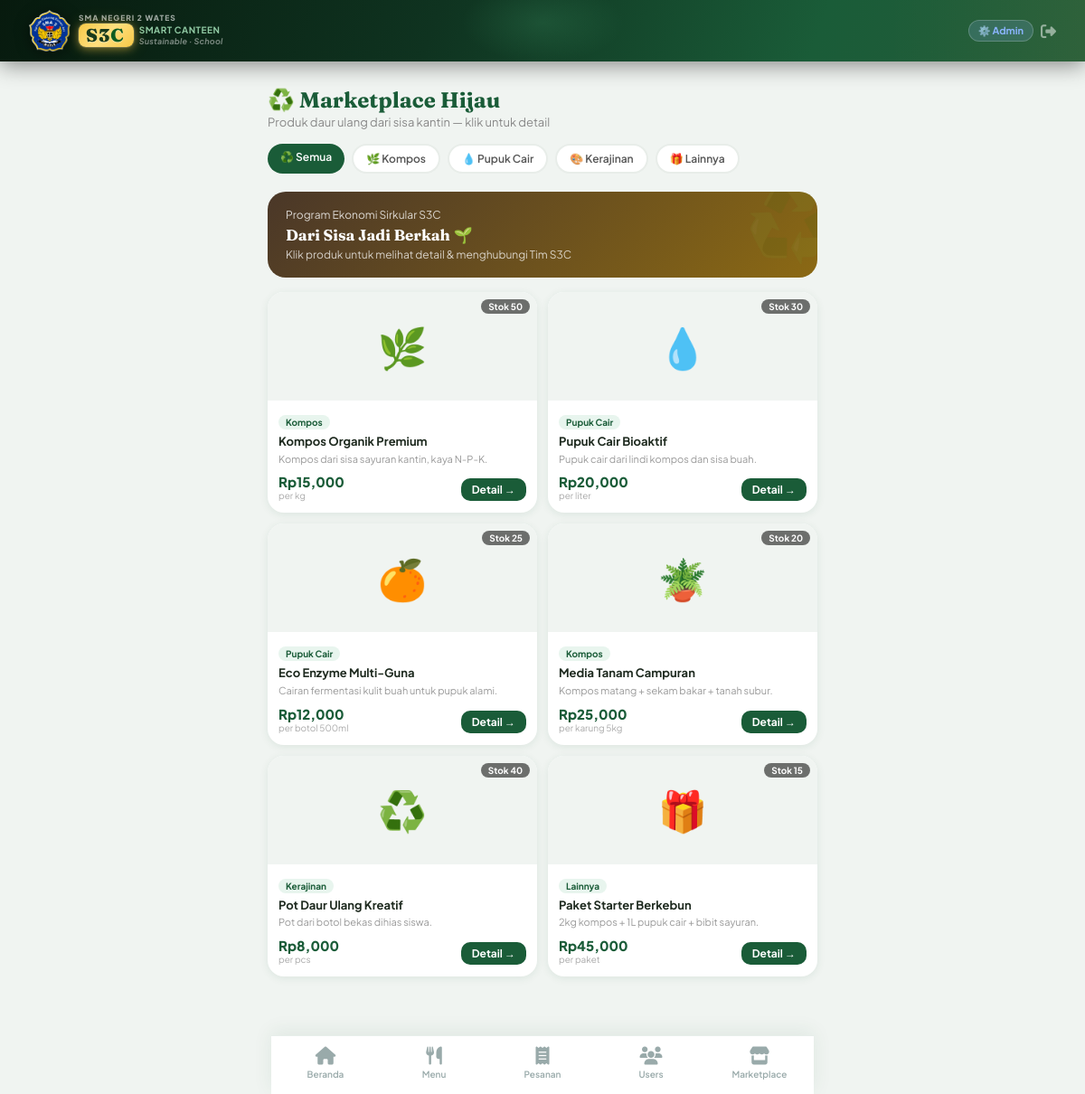
The app's page /marketplace (signed in) with its own data.
### tables this page shows
CREATE TABLE marketplace_items (
            id INTEGER PRIMARY KEY AUTOINCREMENT,
            name TEXT NOT NULL, description TEXT, category TEXT,
            price REAL DEFAULT 0, unit TEXT DEFAULT 'pcs', stock INTEGER DEFAULT 0,
            image_emoji TEXT DEFAULT '♻️', image_file TEXT,
            seller_id INTEGER, is_available INTEGER DEFAULT 1,
            created_at TEXT DEFAULT (datetime('now'))
        );

### app.py (the view)
@app.route('/marketplace')
def marketplace():
    cat   = request.args.get('category','all')
    items = query_db('SELECT * FROM marketplace_items WHERE category=? AND is_available=1',[cat]) \
            if cat != 'all' else query_db('SELECT * FROM marketplace_items WHERE is_available=1')
    return render_template('student/marketplace.html',items=items,category=cat)

### app.py (called while the page is built)
def get_db():
    db = getattr(g, '_database', None)
    if db is None:
        db = g._database = sqlite3.connect(DATABASE)
        db.row_factory = sqlite3.Row
        db.execute("PRAGMA foreign_keys = ON")
    return db

@app.teardown_appcontext
def close_connection(exc):
    db = getattr(g, '_database', None)
    if db: db.close()

def query_db(q, args=(), one=False, commit=False):
    db = get_db()
    cur = db.execute(q, args)
    if commit:
        db.commit()
        return cur.lastrowid
    rv = cur.fetchall()
    return (rv[0] if rv else None) if one else rv

### templates/student/marketplace.html (shortened to what this page needs)
{% extends 'base.html' %}
{% block content %}
<div class="page-header">
    <div class="page-title">♻️ Marketplace Hijau</div>
    <div class="page-subtitle">Produk daur ulang dari sisa kantin — klik untuk detail</div>
</div>
<div class="section" style="padding-bottom:0;">
    <div style="display:flex;gap:8px;overflow-x:auto;padding-bottom:4px;">
        {% for cat, label, emoji in [('all','Semua','♻️'),('kompos','Kompos','🌿'),('pupuk_cair','Pupuk Cair','💧'),('kerajinan','Kerajinan','🎨'),('lainnya','Lainnya','🎁')] %}
        <a href="{{ url_for('marketplace', category=cat) }}"
           style="flex-shrink:0;padding:7px 14px;border-radius:20px;font-size:12px;font-weight:600;text-decoration:none;
                  {% if category==cat %}background:#1a5c38;color:white;{% else %}background:white;color:#555;border:2px solid #e8ede9;{% endif %}">
            {{ emoji }} {{ label }}
        </a>
        {% endfor %}
    </div>
</div>
<div class="section" style="padding-bottom:0;">
    <div style="background:linear-gradient(135deg,#4a3728,#8b6914);border-radius:20px;padding:18px 20px;color:white;position:relative;overflow:hidden;">
        <div style="position:absolute;top:-20px;right:-20px;font-size:80px;opacity:.1;">♻️</div>
        <div style="font-size:12px;opacity:.8;margin-bottom:4px;">Program Ekonomi Sirkular S3C</div>
        <div style="font-family:'Fraunces',serif;font-size:17px;font-weight:700;margin-bottom:4px;">Dari Sisa Jadi Berkah 🌱</div>
        <div style="font-size:12px;opacity:.75;">Klik produk untuk melihat detail & menghubungi Tim S3C</div>
    </div>
</div>
<div class="section">
    {% if items %}
    <div style="display:grid;grid-template-columns:1fr 1fr;gap:12px;">
        {% for item in items %}
        <div class="mp-card" onclick="openDetail(
            '{{ item.name|e }}',
            '{{ (item.description or '')|e|replace("'","\\'")|replace('\n',' ') }}',
            '{{ item.category }}',
            {{ item.price }},
            '{{ item.unit }}',
            {{ item.stock }},
            '{{ item.image_emoji }}',
            '{% if item.image_file %}{{ url_for("static", filename="uploads/marketplace/"+item.image_file) }}{% endif %}'
        )">
            <div class="mp-img">
                {% if item.image_file %}
                <img src="{{ url_for('static',filename='uploads/marketplace/'+item.image_file) }}" alt="{{ item.name }}">
                {% else %}
                <span class="mp-img-emoji">{{ item.image_emoji }}</span>
                {% endif %}
                <div style="position:absolute;top:8px;right:8px;background:rgba(0,0,0,0.55);color:white;border-radius:8px;padding:2px 8px;font-size:10px;font-weight:700;">
                    Stok {{ item.stock }}
                </div>
            </div>
            <div class="mp-body">
                <div class="mp-cat">{{ item.category.replace('_',' ').title() }}</div>
                <div class="mp-name">{{ item.name }}</div>
                <div class="mp-desc">{{ item.description or '' }}</div>
                <div class="mp-footer">
                    <div>
                        <div class="mp-price">Rp{{ "{:,.0f}".format(item.price) }}</div>
                        <div class="mp-unit">per {{ item.unit }}</div>
                    </div>
                    <button class="mp-order-btn" onclick="event.stopPropagation()">Detail →</button>
                </div>
            </div>
        </div>
        {% endfor %}
    </div>
    {% else %}
    <div class="empty-state"><i class="fas fa-store"></i><p>Belum ada produk tersedia</p></div>
    {% endif %}
</div>
{% endblock %}

### templates/base.html (style rules this page uses)
:root { --forest: #1a5c38; --leaf: #2d8653; --sage: #4caf78; --mint: #a8e6bc; --foam: #e8f5ee; --earth: #8b6914; --clay: #c4956a; --sand: #f5e6d3; --cream: #fdfaf6; --bark: #4a3728; --charcoal: #1e2a1f; --mist: #f0f4f1; --white: #ffffff; --danger: #e05252; --warning: #e8a020; --info: #3a8fd4; --shadow-sm: 0 2px 8px rgba(26,92,56,0.08); --shadow-md: 0 4px 20px rgba(26,92,56,0.12); --shadow-lg: 0 8px 40px rgba(26,92,56,0.16); --radius: 16px; --radius-sm: 10px; --radius-lg: 24px; }
* { margin: 0; padding: 0; box-sizing: border-box; }
html { scroll-behavior: auto; }
body { font-family: 'Plus Jakarta Sans', sans-serif; background: var(--mist); color: var(--charcoal); min-height: 100vh; padding-bottom: 90px; }
.page-header { padding: 20px 16px 0; }
.page-title { font-family: 'Fraunces', serif; font-size: 24px; font-weight: 700; color: var(--forest); }
.page-subtitle { font-size: 13px; color: #888; margin-top: 2px; }
.section { padding: 16px; }

### templates/student/marketplace.html (style rules this page uses)
.mp-card { background: white; border-radius: 18px; overflow: hidden; box-shadow: 0 2px 10px rgba(26,92,56,0.09); cursor: pointer; transition: transform .18s, box-shadow .18s; }
.mp-img { height: 120px; overflow: hidden; background: #f0f4f1; display: flex; align-items: center; justify-content: center; position: relative; }
.mp-img-emoji { font-size: 44px; }
.mp-body { padding: 11px 12px 13px; }
.mp-cat { font-size: 10px; font-weight: 700; padding: 2px 8px; border-radius: 20px; background: #e8f5ee; color: #1a5c38; display: inline-block; margin-bottom: 5px; }
.mp-name { font-weight: 700; font-size: 13px; color: #1e2a1f; margin-bottom: 3px; line-height: 1.3; }
.mp-desc { font-size: 11px; color: #999; margin-bottom: 8px; line-height: 1.4; display: -webkit-box; -webkit-line-clamp:2; -webkit-box-orient:vertical; overflow:hidden; }
.mp-footer { display: flex; justify-content: space-between; align-items: flex-end; }
.mp-price { font-weight: 800; font-size: 15px; color: #1a5c38; }
.mp-unit { font-size: 10px; color: #aaa; }
.mp-order-btn { background: #1a5c38; color: white; border: none; border-radius: 10px; padding: 5px 12px; font-size: 12px; font-weight: 700; cursor: pointer; font-family: inherit; }

### records on screen
marketplace_items: image_emoji "🌿", category "Kompos", stock "50", category.replace "Kompos", name "Kompos Organik Premium", description "Kompos dari sisa sayuran kantin, kaya N-P-K.", price "15,000", unit "kg"
marketplace_items: image_emoji "🎁", category "Lainnya", stock "15", category.replace "Lainnya", name "Paket Starter Berkebun", description "2kg kompos + 1L pupuk cair + bibit sayuran.", price "45,000", unit "paket"
marketplace_items: image_emoji "💧", stock "30", category.replace "Pupuk Cair", name "Pupuk Cair Bioaktif", description "Pupuk cair dari lindi kompos dan sisa buah.", price "20,000", unit "liter"
marketplace_items: image_emoji "🍊", stock "25", category.replace "Pupuk Cair", name "Eco Enzyme Multi-Guna", description "Cairan fermentasi kulit buah untuk pupuk alami.", price "12,000", unit "botol 500ml"
marketplace_items: image_emoji "🪴", stock "20", category.replace "Kompos", name "Media Tanam Campuran", description "Kompos matang + sekam bakar + tanah subur.", price "25,000", unit "karung 5kg"
marketplace_items: image_emoji "♻️", stock "40", category.replace "Kerajinan", name "Pot Daur Ulang Kreatif", description "Pot dari botol bekas dihias siswa.", price "8,000", unit "pcs"

### other values on screen
{{ emoji }} "♻️" "💧" "🎨"
{{ label }} "Semua" "Pupuk Cair" "Kerajinan"
